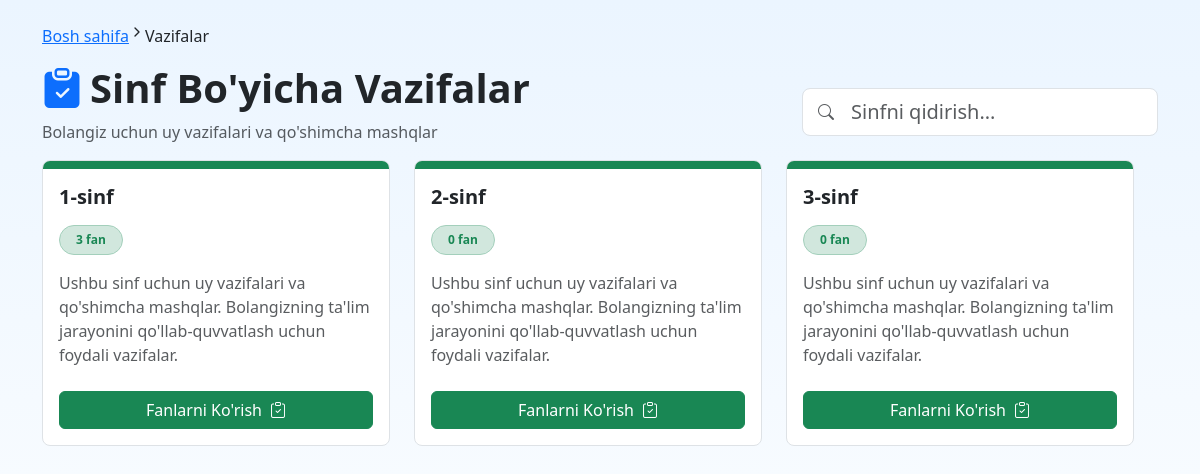
/tasks/ (signed in), run on the app's committed database.
### maktab/models.py (models this page shows, shortened)
class Grade(models.Model):
    name = models.CharField(max_length=50, verbose_name="Sinf nomi")  # Masalan, 1-sinf
    description = models.TextField(blank=True, verbose_name="Tavsif")
    class Meta:
        verbose_name = "Sinf"
        verbose_name_plural = "Sinflar"

### maktab/views.py (the view)
# urls.py: path('tasks/', views.task_list, name='task_list'),  # Sinflar ro'yxati
@login_required
def task_list(request):
    grades = Grade.objects.all()
    return render(request, 'school/task_grade_list.html', {'grades': grades})

### templates/school/task_grade_list.html (shortened to what this page needs)
{% load static %}
<!DOCTYPE html>
<html lang="uz">
<head>
  <link href="https://cdn.jsdelivr.net/npm/bootstrap@5.3.0/dist/css/bootstrap.min.css" rel="stylesheet">
  <link rel="stylesheet" href="{% static 'css/methodologies/custom.css' %}">
  <link rel="stylesheet" href="https://cdn.jsdelivr.net/npm/bootstrap-icons@1.11.1/font/bootstrap-icons.css">
</head>
<body>
  <div class="metodika-bg min-vh-100 py-4">
    <div class="container">
      <div class="mb-4">
        <div class="breadcrumb">
          <a href="{% url 'maktab:home' %}" class="breadcrumb-link">Bosh sahifa</a>
          <svg class="breadcrumb-icon" xmlns="http://www.w3.org/2000/svg" width="16" height="16" viewBox="0 0 24 24" fill="none" stroke="currentColor" stroke-width="2" stroke-linecap="round" stroke-linejoin="round"><polyline points="9 18 15 12 9 6"></polyline></svg>
          <span class="breadcrumb-current">Vazifalar</span>
        </div>
        <div class="row align-items-center mb-3">
            <div class="col-md-8">
                <h1 class="display-6 fw-bold d-flex align-items-center">
                    <i class="bi bi-clipboard-check-fill text-primary me-2"></i>
                    Sinf Bo'yicha Vazifalar
                </h1>
                <p class="text-muted">Bolangiz uchun uy vazifalari va qo'shimcha mashqlar</p>
            </div>
            <div class="col-md-4">
                <div class="position-relative">
                    <i class="bi bi-search position-absolute top-50 start-0 translate-middle-y ms-3 text-muted"></i>
                    <input type="text" class="form-control form-control-lg ps-5" id="gradeSearch" placeholder="Sinfni qidirish...">
                </div>
            </div>
        </div>
      </div>
      <div class="row g-4">
        <div class="row">
          {% if grades %}
            {% for grade in grades %}
              <div class="col-md-6 col-lg-4">
                <div class="card h-100 border metodika-card">
                  <div class="card-accent bg-success"></div>
                  <div class="card-body">
                    <h5 class="card-title fw-bold mb-3">{{ grade.name }}</h5>
                    <div class="mb-3">
                      {% with task_count=grade.subjects.all|length %}
                        <span class="badge bg-success-subtle text-success border border-success-subtle px-3 py-2 rounded-pill">{{ task_count }} fan</span>
                      {% endwith %}
                    </div>
                    <p class="card-text text-muted">Ushbu sinf uchun uy vazifalari va qo'shimcha mashqlar. Bolangizning ta'lim jarayonini qo'llab-quvvatlash uchun foydali vazifalar.</p>
                  </div>
                  <div class="card-footer bg-transparent border-0 pb-3">
                    <a href="{% url 'maktab:task_subject_list' grade.id %}" class="btn btn-success w-100 d-flex align-items-center justify-content-center">
                      <span>Fanlarni Ko'rish</span>
                      <i class="bi bi-clipboard-check ms-2 btn-icon"></i>
                    </a>
                  </div>
                </div>
              </div>
            {% endfor %}
          {% endif %}
        </div>
      </div>
    </div>
  </div>
</body>
</html>

### static/css/methodologies/custom.css (style rules this page uses)
.metodika-bg { background: linear-gradient(to bottom, #ebf5ff, #ffffff); }
.metodika-card { transition: all 0.3s ease; overflow: hidden; border-radius: 0.5rem; }
.card-accent { height: 0.5rem; width: 100%; }
.btn-icon { transition: transform 0.2s ease; }

### data on the page
Grade: name "1-sinf", subjects "3"
Grade: name "2-sinf", subjects "0"
Grade: name "3-sinf", subjects "0"
